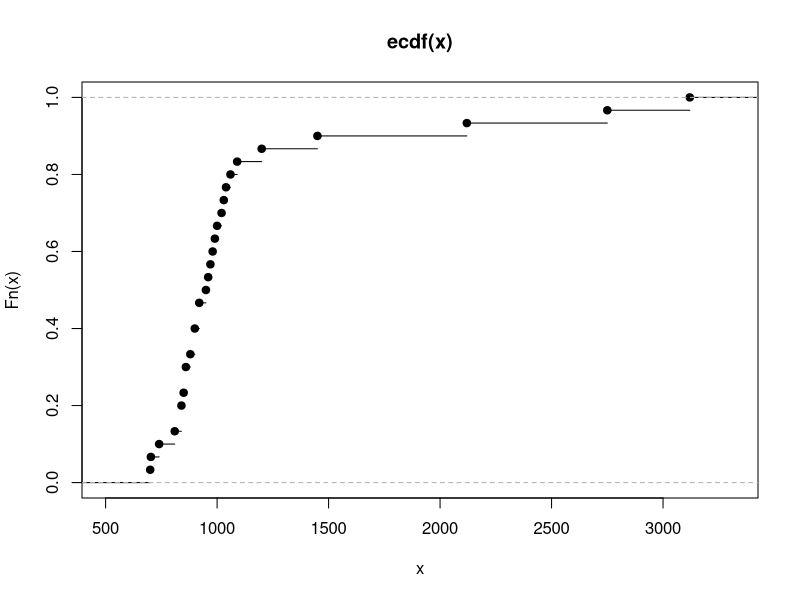
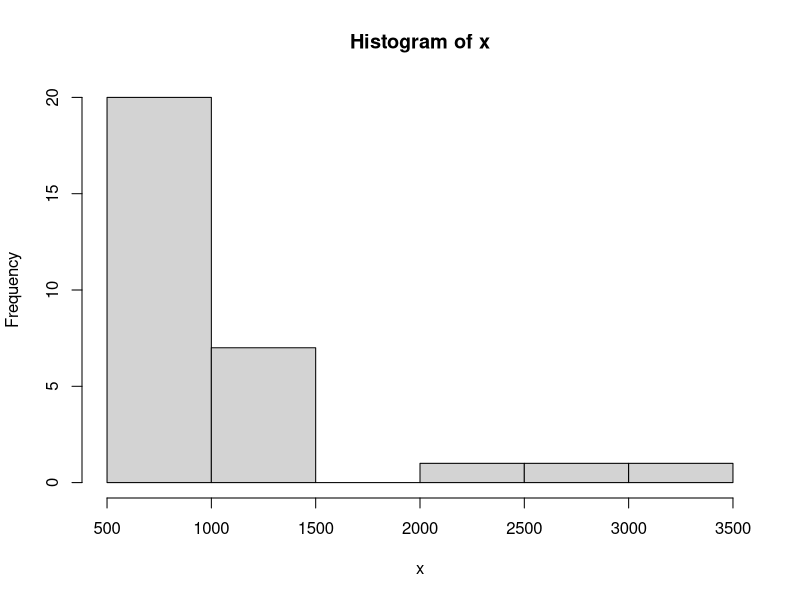

The R script that drew these images, in order: (Note: this script raises an error after producing the figures.)
x <- c(860, 810, 1060, 860, 840, 2120, 1200, 920, 1090, 980, 920, 2750, 880, 740, 700, 900, 1450, 1030, 3120, 960, 1000, 703, 950, 990, 970, 850, 900, 1040, 1020, 840)
plot(ecdf(x))
hist(x)
sd(x)
mean(x)
length(x)
x-mean(x)
asimetria <- sum((x-eme)/de)^4
asimetria
eme <- sum(log(x))/length(x)
de <- sum((log(x)-eme)^2)/length(x)

n <- length(x)
sd(x)
set.seed(13)


quantile(x, 0.95)
#Proporcion no parametrica
p <-sum(x>200)/n
set.seed(1167)
proporcion=c()
proporcion<-replicate(1000,{
  XBOOT=sample(x,n,replace=TRUE)
  p <-sum(XBOOT>200)/n
})
proporcion
mean(proporcion)
# Error estandar
errorq12 <- sqrt(var(proporcion))
errorq12


#
# Curtosis muestral
curtosis=c()
curtOriginal = sum(((x-mean(x))/sd(x))^4)
curtOriginal
curtosis<-replicate(1000,{
  XBOOT=sample(x,n,replace=TRUE)
  sum(((XBOOT-mean(XBOOT))/sd(XBOOT))^4)
})
curtosis
mean(curtosis)
# Error estandar
errorq12 <- sqrt(var(curtosis))
errorq12

# Asimetria muestral
asimetria=c()
asimOriginal = sum((x-mean(x))^3/sd(x))*(1/n)
asimetria<-replicate(1000,{
  XBOOT=sample(x,n,replace=TRUE)
  sum((XBOOT-mean(XBOOT))^3/sd(XBOOT))*(1/n)
})
asimetria
mean(asimetria)
errorq12 <- sd(asimetria)
errorq12


# Cuantil no parametrico
cuantil=c()
qOriginal = quantile(x, 0.9, type=1)
f<-replicate(1000,{
  XBOOT=sample(x,n,replace=TRUE)
  quantile(XBOOT, 0.9, type=1)
})
f
errorq12 <- sqrt(var(f))
errorq12


# Contraste chi-cuadrado
x <- c(-0.16, -0.19, 1.52, -1.4, -0.5, -4.84, 15.9, 4.05, 19.27, -0.57, -2.74, -15.29, 2.06,5.2, 
       -0.88, 3.54, 18.45, -15.66, -0.28, 4.41, 2.31, 4.83, 17.88, -17.91, 2.5, 4.15,4.49, -0.93, 8.49, 1.31, 2.98, 11.3, -10.48,
       -1.53, -4.71, 6.54, -13.43, -2.1, 5.21,4.21, 12.26, 0.46, -7.4, -9.33, 4.82)

mean(x)
sd(x)
length(x)

hist(x, freq=FALSE)

hist(x, breaks=5)$counts

fa <- c(hist(x, breaks=5)$counts)

nk <- length(fa)

li<-hist(x)$breaks[1:nk]
ls<-c(hist(x)$breaks[2:nk],NA)

table<-cbind.data.frame(li,ls,fa)
table


